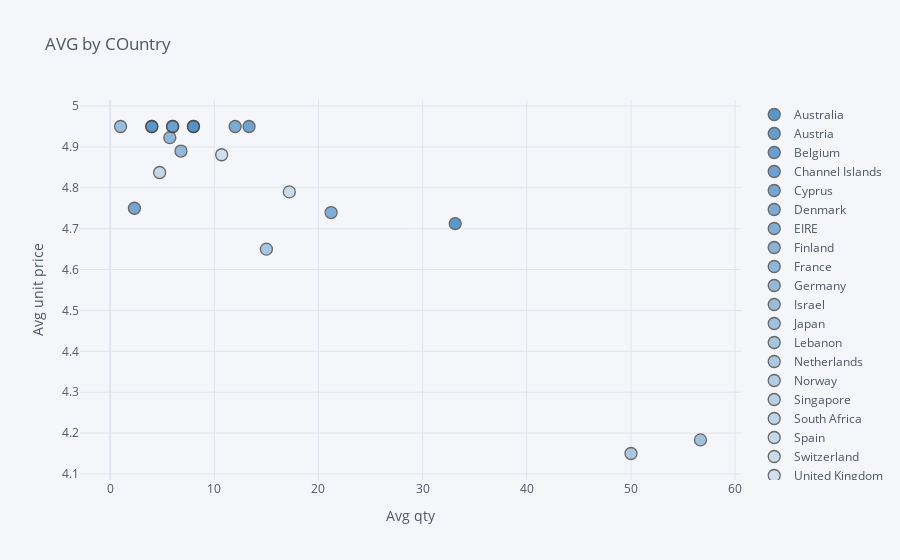

Source (notebook cell):
### Markdown cell above
## 3. Create an interactive scatter plot showing the relationship between average quantity (x-axis) and average unit price (y-axis) for the product PARTY BUNTING with the plot points color-coded by country (categories).

### Code cell
party=df.loc[df.Description=='PARTY BUNTING']

party=party.groupby('Country').mean()
party=party[['Quantity', 'UnitPrice']]


party.reset_index(inplace=True)


party.iplot(x='Quantity', y='UnitPrice', categories='Country',
           xTitle='Avg qty', yTitle='Avg unit price',
           color='blue', title='AVG by COuntry')

### Figure 1 — Plotly figure (JSON) as saved in the notebook; plotly's stock layout.template omitted (floating-point values rounded to 4 significant figures)
{"data": [{"marker": {"color": "rgba(55, 128, 191, 1.0)", "line": {"width": 1.3}, "opacity": 0.8, "size": 12, "symbol": "circle"}, "mode": "markers", "name": "Australia", "textfont": {"color": "#4D5663"}, "type": "scatter", "x": [33.12], "y": [4.713]}, {"marker": {"color": "rgba(55, 128, 191, 0.96)", "line": {"width": 1.3}, "opacity": 0.8, "size": 12, "symbol": "circle"}, "mode": "markers", "name": "Austria", "textfont": {"color": "#4D5663"}, "type": "scatter", "x": [8], "y": [4.95]}, {"marker": {"color": "rgba(55, 128, 191, 0.9199999999999999)", "line": {"width": 1.3}, "opacity": 0.8, "size": 12, "symbol": "circle"}, "mode": "markers", "name": "Belgium", "textfont": {"color": "#4D5663"}, "type": "scatter", "x": [4], "y": [4.95]}, {"marker": {"color": "rgba(55, 128, 191, 0.8799999999999999)", "line": {"width": 1.3}, "opacity": 0.8, "size": 12, "symbol": "circle"}, "mode": "markers", "name": "Channel Islands", "textfont": {"color": "#4D5663"}, "type": "scatter", "x": [13.33], "y": [4.95]}, {"marker": {"color": "rgba(55, 128, 191, 0.8399999999999999)", "line": {"width": 1.3}, "opacity": 0.8, "size": 12, "symbol": "circle"}, "mode": "markers", "name": "Cyprus", "textfont": {"color": "#4D5663"}, "type": "scatter", "x": [2.333], "y": [4.75]}, {"marker": {"color": "rgba(55, 128, 191, 0.8)", "line": {"width": 1.3}, "opacity": 0.8, "size": 12, "symbol": "circle"}, "mode": "markers", "name": "Denmark", "textfont": {"color": "#4D5663"}, "type": "scatter", "x": [12], "y": [4.95]}, {"marker": {"color": "rgba(55, 128, 191, 0.76)", "line": {"width": 1.3}, "opacity": 0.8, "size": 12, "symbol": "circle"}, "mode": "markers", "name": "EIRE", "textfont": {"color": "#4D5663"}, "type": "scatter", "x": [21.21], "y": [4.739]}, {"marker": {"color": "rgba(55, 128, 191, 0.72)", "line": {"width": 1.3}, "opacity": 0.8, "size": 12, "symbol": "circle"}, "mode": "markers", "name": "Finland", "textfont": {"color": "#4D5663"}, "type": "scatter", "x": [6], "y": [4.95]}, {"marker": {"color": "rgba(55, 128, 191, 0.6799999999999999)", "line": {"width": 1.3}, "opacity": 0.8, "size": 12, "symbol": "circle"}, "mode": "markers", "name": "France", "textfont": {"color": "#4D5663"}, "type": "scatter", "x": [5.727], "y": [4.923]}, {"marker": {"color": "rgba(55, 128, 191, 0.6399999999999999)", "line": {"width": 1.3}, "opacity": 0.8, "size": 12, "symbol": "circle"}, "mode": "markers", "name": "Germany", "textfont": {"color": "#4D5663"}, "type": "scatter", "x": [6.8], "y": [4.89]}, {"marker": {"color": "rgba(55, 128, 191, 0.5999999999999999)", "line": {"width": 1.3}, "opacity": 0.8, "size": 12, "symbol": "circle"}, "mode": "markers", "name": "Israel", "textfont": {"color": "#4D5663"}, "type": "scatter", "x": [1], "y": [4.95]}, {"marker": {"color": "rgba(55, 128, 191, 0.5599999999999998)", "line": {"width": 1.3}, "opacity": 0.8, "size": 12, "symbol": "circle"}, "mode": "markers", "name": "Japan", "textfont": {"color": "#4D5663"}, "type": "scatter", "x": [56.67], "y": [4.183]}, {"marker": {"color": "rgba(55, 128, 191, 0.5199999999999998)", "line": {"width": 1.3}, "opacity": 0.8, "size": 12, "symbol": "circle"}, "mode": "markers", "name": "Lebanon", "textfont": {"color": "#4D5663"}, "type": "scatter", "x": [15], "y": [4.65]}, {"marker": {"color": "rgba(55, 128, 191, 0.4799999999999998)", "line": {"width": 1.3}, "opacity": 0.8, "size": 12, "symbol": "circle"}, "mode": "markers", "name": "Netherlands", "textfont": {"color": "#4D5663"}, "type": "scatter", "x": [50], "y": [4.15]}, {"marker": {"color": "rgba(55, 128, 191, 0.44)", "line": {"width": 1.3}, "opacity": 0.8, "size": 12, "symbol": "circle"}, "mode": "markers", "name": "Norway", "textfont": {"color": "#4D5663"}, "type": "scatter", "x": [6], "y": [4.95]}, {"marker": {"color": "rgba(55, 128, 191, 0.39999999999999997)", "line": {"width": 1.3}, "opacity": 0.8, "size": 12, "symbol": "circle"}, "mode": "markers", "name": "Singapore", "textfont": {"color": "#4D5663"}, "type": "scatter", "x": [8], "y": [4.95]}, {"marker": {"color": "rgba(55, 128, 191, 0.35999999999999993)", "line": {"width": 1.3}, "opacity": 0.8, "size": 12, "symbol": "circle"}, "mode": "markers", "name": "South Africa", "textfont": {"color": "#4D5663"}, "type": "scatter", "x": [4], "y": [4.95]}, {"marker": {"color": "rgba(55, 128, 191, 0.3199999999999999)", "line": {"width": 1.3}, "opacity": 0.8, "size": 12, "symbol": "circle"}, "mode": "markers", "name": "Spain", "textfont": {"color": "#4D5663"}, "type": "scatter", "x": [4.75], "y": [4.838]}, {"marker": {"color": "rgba(55, 128, 191, 0.27999999999999986)", "line": {"width": 1.3}, "opacity": 0.8, "size": 12, "symbol": "circle"}, "mode": "markers", "name": "Switzerland", "textfont": {"color": "#4D5663"}, "type": "scatter", "x": [17.2], "y": [4.79]}, {"marker": {"color": "rgba(55, 128, 191, 0.23999999999999982)", "line": {"width": 1.3}, "opacity": 0.8, "size": 12, "symbol": "circle"}, "mode": "markers", "name": "United Kingdom", "textfont": {"color": "#4D5663"}, "type": "scatter", "x": [10.71], "y": [4.881]}], "layout": {"legend": {"bgcolor": "#F5F6F9", "font": {"color": "#4D5663"}}, "paper_bgcolor": "#F5F6F9", "plot_bgcolor": "#F5F6F9", "title": {"font": {"color": "#4D5663"}, "text": "AVG by COuntry"}, "xaxis": {"gridcolor": "#E1E5ED", "showgrid": true, "tickfont": {"color": "#4D5663"}, "title": {"font": {"color": "#4D5663"}, "text": "Avg qty"}, "zerolinecolor": "#E1E5ED"}, "yaxis": {"gridcolor": "#E1E5ED", "showgrid": true, "tickfont": {"color": "#4D5663"}, "title": {"font": {"color": "#4D5663"}, "text": "Avg unit price"}, "zerolinecolor": "#E1E5ED"}}}
